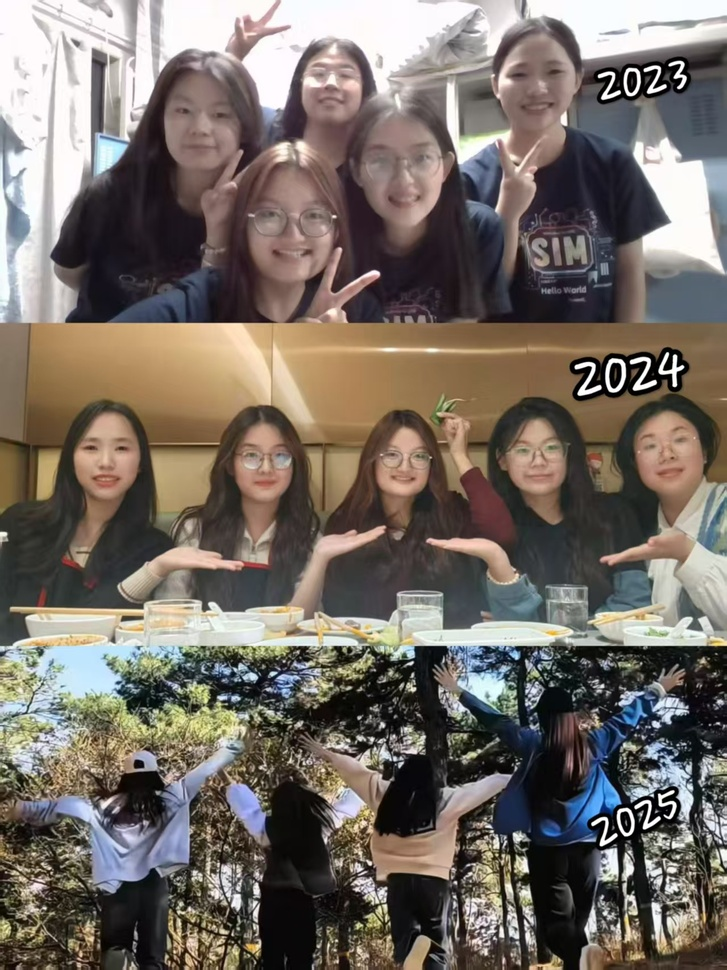
#> input picture data/testA/6023.jpg, 727 x 970 px, shrunk from 1279 x 1706 before the run
$ python test_saliency_step.py ../../../data/testA/6023.jpg
#> lines starting #> are read from the running program, lines starting #| are printed output that depends on the picture
### old_backup/crop/candidate_generator.py


from __future__ import annotations
import random
from typing import Dict, List, Optional
from crop.bbox_utils import BBox


_DEFAULT_SCALE_GRID: dict[float, int] = {
    0.20: 12,
    0.25: 12,
    0.30: 12,
    0.35: 11,
    0.40: 11,
    0.50: 8,
}


def generate_candidates(
    img_w: int,
    img_h: int,
    jitter_ratio: float = 0.05,
    seed: int = 42,
    scale_grid: Optional[Dict[float, int]] = None,
) -> List[BBox]:
    rng = random.Random(seed)
    seen: set[tuple] = set()
    candidates: List[BBox] = []
    active_scale_grid = scale_grid or _DEFAULT_SCALE_GRID

    for scale, grid_n in active_scale_grid.items():
        crop_w = int(img_w * scale)
        crop_h = int(img_h * scale)

        if crop_w < 32 or crop_h < 32:
            continue

        if crop_w >= img_w or crop_h >= img_h:
            continue
        jitter_x = int(crop_w * jitter_ratio)
        jitter_y = int(crop_h * jitter_ratio)

        for i in range(grid_n):
            for j in range(grid_n):
                x = int(i * (img_w - crop_w) / (grid_n - 1)) if grid_n > 1 else 0
                y = int(j * (img_h - crop_h) / (grid_n - 1)) if grid_n > 1 else 0

                # jitter 扰动，避免纯规则网格漏掉边界附近最优位置
                if jitter_x > 0:
                    x += rng.randint(-jitter_x, jitter_x)
                if jitter_y > 0:
                    y += rng.randint(-jitter_y, jitter_y)

                x = max(0, min(x, img_w - crop_w))
                y = max(0, min(y, img_h - crop_h))

                key = (x, y, x + crop_w, y + crop_h)
                if key in seen:
                    continue
                seen.add(key)

                candidates.append(BBox(x, y, x + crop_w, y + crop_h, scale))

    return candidates

### old_backup/saliency/detector.py
import cv2
import numpy as np
import time
from typing import Tuple, Optional
from pathlib import Path

import os
# ========== 设置模型下载路径（如需使用 U²-Net）==========
#MODEL_DIR = r"D:\U2NET"
#os.environ['U2NET_HOME'] = MODEL_DIR
#os.makedirs(MODEL_DIR, exist_ok=True)

# ---------- 基类 ----------
class SaliencyDetector:
    def __init__(self, name: str):
        self.name = name

    def detect(self, image: np.ndarray) -> np.ndarray:
        """输入BGR图像，输出float32显著图，范围[0,1]"""
        raise NotImplementedError

# ---------- 1. 谱残差 (纯NumPy实现) ----------
'''class SpectralResidualDetector(SaliencyDetector):
    def __init__(self):
        super().__init__("SpectralResidual")

    def detect(self, image: np.ndarray) -> np.ndarray:
        gray = cv2.cvtColor(image, cv2.COLOR_BGR2GRAY).astype(np.float32)
        fft = np.fft.fft2(gray)
        magnitude = np.abs(fft)
        phase = np.angle(fft)
        log_mag = np.log(magnitude + 1e-8)
        kernel = np.ones((3,3)) / 9.0
        smooth_log_mag = cv2.filter2D(log_mag, -1, kernel)
        spectral_residual = log_mag - smooth_log_mag
        sal_map = np.abs(np.fft.ifft2(np.exp(spectral_residual + 1j * phase)))
        sal_map = (sal_map - sal_map.min()) / (sal_map.max() - sal_map.min() + 1e-8)
        return sal_map.astype(np.float32)

# ---------- 2. HC (Histogram Contrast) 简化版 ----------
class HCDetector(SaliencyDetector):
    def __init__(self):
        super().__init__("HC")

    def detect(self, image: np.ndarray) -> np.ndarray:
        lab = cv2.cvtColor(image, cv2.COLOR_BGR2LAB).astype(np.float32)
        h, w = lab.shape[:2]
        pixels = lab.reshape(-1, 3)
        if len(pixels) > 5000:
            idx = np.random.choice(len(pixels), 5000, replace=False)
            sample = pixels[idx]
        else:
            sample = pixels
        sal_sample = np.zeros(len(sample))
        for i, p in enumerate(sample):
            dist = np.linalg.norm(sample - p, axis=1)
            sal_sample[i] = np.mean(dist)
        sal_sample = (sal_sample - sal_sample.min()) / (sal_sample.max() - sal_sample.min() + 1e-8)
        if len(sample) < len(pixels):
            sal_map = np.ones(len(pixels)) * np.mean(sal_sample)
        else:
            sal_map = sal_sample
        sal_map = sal_map.reshape(h, w).astype(np.float32)
        sal_map = cv2.GaussianBlur(sal_map, (5,5), 1)
        return sal_map
'''

# ---------- 3. FT (Frequency Tuned) ----------
class FTDetector(SaliencyDetector):
    def __init__(self):
        super().__init__("FT")

    def detect(self, image: np.ndarray) -> np.ndarray:
        blurred = cv2.GaussianBlur(image, (5,5), 1)
        lab = cv2.cvtColor(blurred, cv2.COLOR_BGR2LAB).astype(np.float32)
        mean_L = np.mean(lab[:,:,0])
        mean_a = np.mean(lab[:,:,1])
        mean_b = np.mean(lab[:,:,2])
        diff_L = lab[:,:,0] - mean_L
        diff_a = lab[:,:,1] - mean_a
        diff_b = lab[:,:,2] - mean_b
        sal_map = np.sqrt(diff_L**2 + diff_a**2 + diff_b**2)
        sal_map = (sal_map - sal_map.min()) / (sal_map.max() - sal_map.min() + 1e-8)
        sal_map = cv2.GaussianBlur(sal_map, (3,3), 0.5)
        return sal_map.astype(np.float32)

# ---------- 4. U²-Net via rembg（无需手动定义网络结构）----------
'''try:
    from rembg import remove
    import numpy as np
    import cv2
    REMBG_AVAILABLE = True
except ImportError:
    REMBG_AVAILABLE = False
    print("警告: rembg未安装，请运行 pip install rembg")

if REMBG_AVAILABLE:
    class U2NetRembgDetector(SaliencyDetector):
        def __init__(self):
            super().__init__("U2Net_Rembg")
            # rembg 会在首次使用时自动下载模型到 ~/.u2net/u2net.onnx

        def detect(self, image: np.ndarray) -> np.ndarray:
            # 输入 BGR，需要转 RGB
            rgb = cv2.cvtColor(image, cv2.COLOR_BGR2RGB)
            # only_mask=True 返回前景掩膜 (0-255 uint8)
            mask = remove(rgb, only_mask=True)
            # 转换为 float32 并归一化到 [0,1]
            sal_map = np.array(mask, dtype=np.float32) / 255.0
            return sal_map

'''

# ========== 全局默认检测器（用于 saliency_utils）==========
_default_detector = None

# [5 lines left out: function get_default_detector, not called in this run]

### old_backup/saliency/saliency_utils.py
"""
显著性工具函数：提供显著图获取、候选框评分、后处理、取景框提取、IoU计算、候选框筛选以及主体中心/边界框提取等
"""

import cv2
import numpy as np
from typing import Tuple, Optional, List
from saliency.detector import get_default_detector
from crop.bbox_utils import BBox

_detector = None

# [64 lines left out: functions _get_detector, get_saliency_map, get_saliency_score, postprocess_saliency, extract_bbox_from_framing, compute_iou, not called in this run]

def score_by_center_bias(sal_map: np.ndarray, bbox: BBox, center_bias: float = 0.3) -> float:
    roi = sal_map[bbox.y1:bbox.y2, bbox.x1:bbox.x2]
    if roi.size == 0:
        return 0.0
    mean_score = roi.mean()
    total = sal_map.sum()
    if total == 0:
        return mean_score
    h, w = sal_map.shape
    y_coords, x_coords = np.meshgrid(np.arange(h), np.arange(w), indexing='ij')
    cx_sal = (x_coords * sal_map).sum() / total
    cy_sal = (y_coords * sal_map).sum() / total
    cx_box = (bbox.x1 + bbox.x2) / 2
    cy_box = (bbox.y1 + bbox.y2) / 2
    diag = np.hypot(w, h)
    dist = np.hypot(cx_sal - cx_box, cy_sal - cy_box) / diag
    center_score = 1.0 - dist
    return mean_score * (1 - center_bias) + center_score * center_bias

def filter_top_bboxes_by_percentile(sal_map: np.ndarray,
                                    candidates: List[BBox],
                                    top_percent: float = 0.3,
                                    num_segments: int = 3):
    scored = [(bbox, score_by_center_bias(sal_map, bbox)) for bbox in candidates]
    scored.sort(key=lambda x: x[1], reverse=True)
    k = max(1, int(len(scored) * top_percent))
    top_bboxes = [bbox for bbox, _ in scored[:k]]
    top_scores = [score for _, score in scored[:k]]
    seg_len = k // num_segments
    segment_indices = []
    for i in range(k):
        if i < seg_len:
            seg = 0
        elif i < 2 * seg_len:
            seg = 1
        else:
            seg = 2
        segment_indices.append(seg)
    return top_bboxes, top_scores, segment_indices

# [36 lines left out: functions get_subject_center, get_subject_bbox, not called in this run]

### old_backup/experiments/steps/test_saliency_step.py
from pathlib import Path
import sys

sys.path.append(str(Path(__file__).parent.parent.parent))

import cv2

from crop.candidate_generator import generate_candidates
from saliency.detector import FTDetector
from saliency.saliency_utils import filter_top_bboxes_by_percentile


def main(image_path: str, top_percent: float = 0.3):
#> called with image_path = '../../../data/testA/6023.jpg', top_percent = 0.3
    img = cv2.imread(image_path)
#> img is the input picture: shape (970, 727, 3); mean B, G, R 101.8, 109.3, 117.8
    if img is None:
        raise ValueError(f"无法读取图片: {image_path}")
    h, w = img.shape[:2]
    candidates = generate_candidates(w, h)
    sal_map = FTDetector().detect(img)
#> in detect, `lab = cv2.cvtColor(blurred, cv2.COLOR_BGR2LAB).astype(np.float32)`:
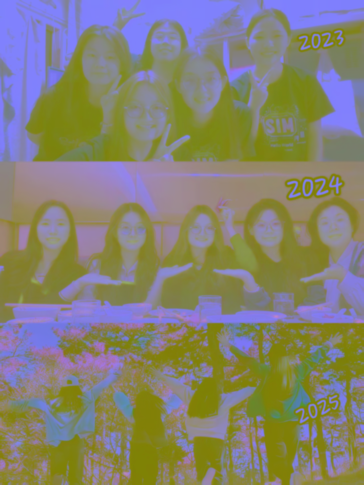
#> lab: shape (970, 727, 3) float32 (shown at 1/2 size); mean B, G, R 115.7, 130.5, 133.4
#> in detect, `mean_L = np.mean(lab[:,:,0])`: mean_L = 115.7
#> in detect, `mean_a = np.mean(lab[:,:,1])`: mean_a = 130.5
#> in detect, `mean_b = np.mean(lab[:,:,2])`: mean_b = 133.4
#> in detect, `diff_L = lab[:,:,0] - mean_L`:
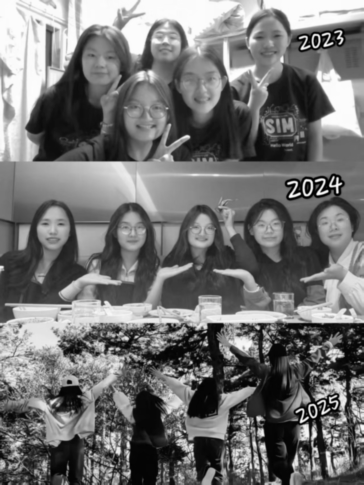
#> diff_L: shape (970, 727) float32 (shown at 1/2 size); min -114.7, max 139.3, mean 0; drawn with min black and max white
#> in detect, `diff_a = lab[:,:,1] - mean_a`:
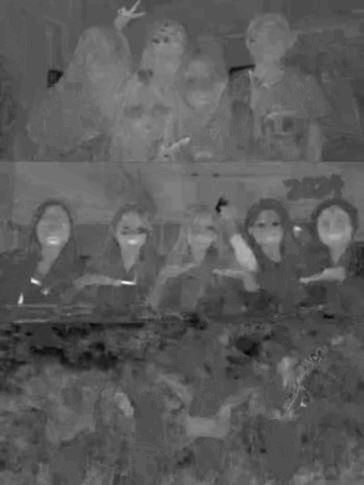
#> diff_a: shape (970, 727) float32 (shown at 1/2 size); min -21.53, max 38.47, mean 0; drawn with min black and max white
#> in detect, `diff_b = lab[:,:,2] - mean_b`:
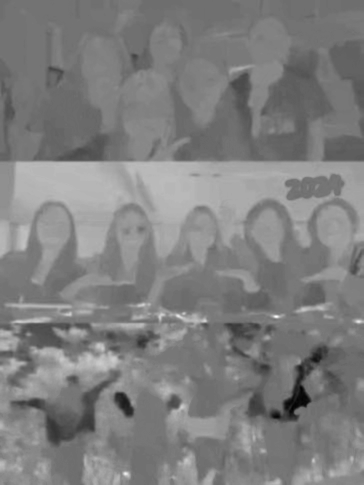
#> diff_b: shape (970, 727) float32 (shown at 1/2 size); min -56.42, max 56.58, mean 0; drawn with min black and max white
#> in detect, `sal_map = np.sqrt(diff_L**2 + diff_a**2 + diff_b**2)`:
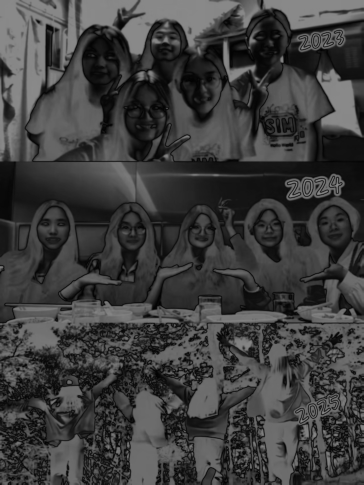
#> sal_map: shape (970, 727) float32 (shown at 1/2 size); min 0.691, max 139.4, mean 62
#> in detect, `sal_map = (sal_map - sal_map.min()) / (sal_map.max() - sal_map.min() +..`:
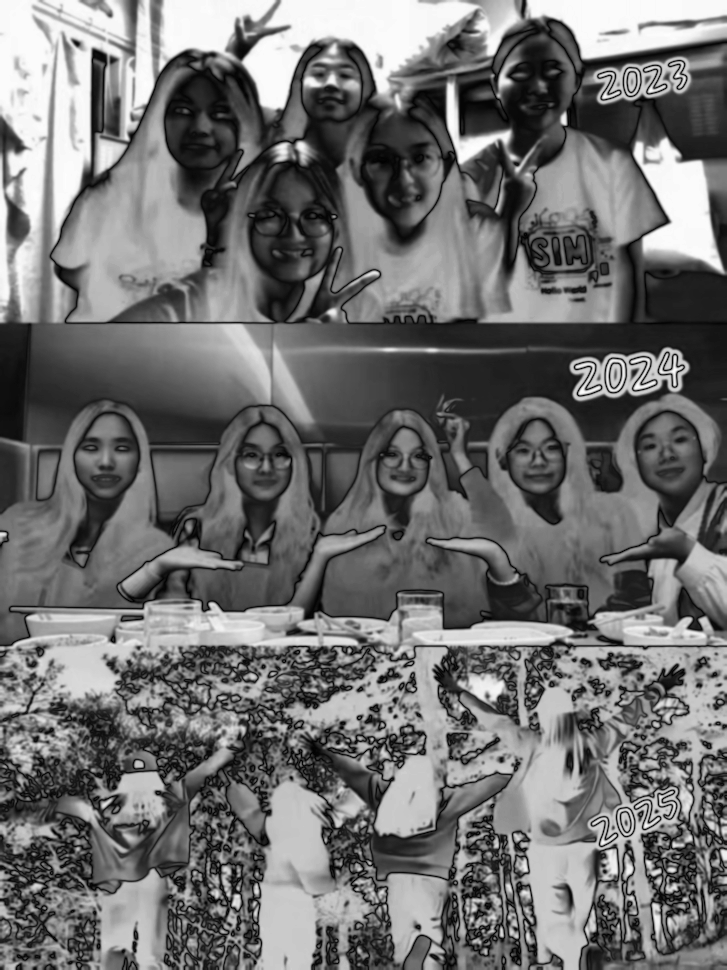
#> sal_map: shape (970, 727) float32; min 0, max 1, mean 0.442
    top_bboxes, top_scores, seg_ids = filter_top_bboxes_by_percentile(sal_map, candidates, top_percent=top_percent)
#> in filter_top_bboxes_by_percentile, `scored = [(bbox, score_by_center_bias(sal_map, bbox)) for bbox in cand..`: scored = 738 items
#> in filter_top_bboxes_by_percentile, `k = max(1, int(len(scored) * top_percent))`: k = 221
#> in filter_top_bboxes_by_percentile, `top_bboxes = [bbox for bbox, _ in scored[:k]]`: top_bboxes = 221 items
#> in filter_top_bboxes_by_percentile, `top_scores = [score for _, score in scored[:k]]`: top_scores = 221 values, max 0.714 at index 0, min 0.547 at index 220, mean 0.566
#> in filter_top_bboxes_by_percentile, `seg_len = k // num_segments`: seg_len = 73
#> after the loop in filter_top_bboxes_by_percentile, `for i in range(k):`: segment_indices = 221 values from 0 to 2
#> top_bboxes = 221 items; seg_ids = 221 values from 0 to 2
    print(f"image={Path(image_path).name}")
    print(f"top_percent={top_percent}")
    print(f"all_candidates={len(candidates)}")
#| all_candidates=738
    print(f"top_bboxes={len(top_bboxes)}")
#| top_bboxes=221
    if top_scores:
        print(f"score_range=({min(top_scores):.4f}, {max(top_scores):.4f})")
#| score_range=(0.5470, 0.7144)
    print(f"segment_hist={[seg_ids.count(i) for i in range(3)]}")
#| segment_hist=[73, 73, 75]


if __name__ == "__main__":
    import argparse

    parser = argparse.ArgumentParser(description="显著性筛选测试")
    parser.add_argument("image_path")
    parser.add_argument("--top_percent", type=float, default=0.3)
    args = parser.parse_args()
    main(args.image_path, args.top_percent)

$ run again, on data/testA/A08.jpg
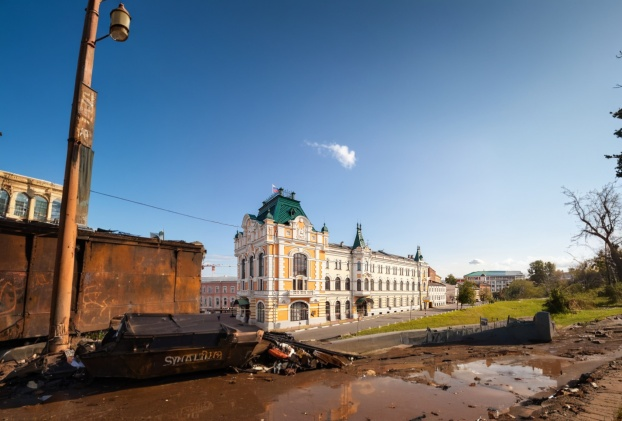
#> input picture data/testA/A08.jpg, 622 x 421 px
#> in main, img is the input picture: shape (421, 622, 3); mean B, G, R 133.4, 121, 110.3
#> in detect, `lab = cv2.cvtColor(blurred, cv2.COLOR_BGR2LAB).astype(np.float32)`:
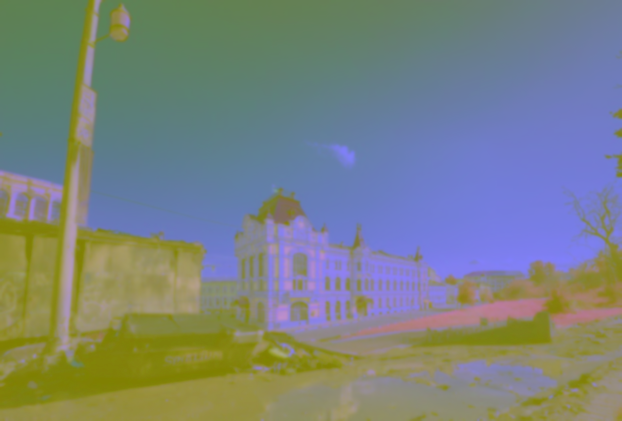
#> lab: shape (421, 622, 3) float32; mean B, G, R 128.1, 130.5, 121.5
#> mean_L = 128.1
#> mean_a = 130.6
#> mean_b = 121.5
#> in detect, `sal_map = (sal_map - sal_map.min()) / (sal_map.max() - sal_map.min() +..`:
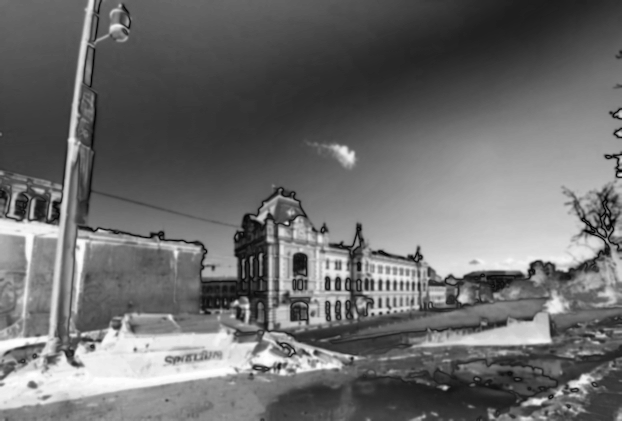
#> sal_map: shape (421, 622) float32; min 0, max 1, mean 0.424
#> scored = 738 items
#> k = 221
#> in filter_top_bboxes_by_percentile, `top_bboxes = [bbox for bbox, _ in scored[:k]]`: top_bboxes = 221 items
#> in filter_top_bboxes_by_percentile, `top_scores = [score for _, score in scored[:k]]`: top_scores = 221 values, max 0.755 at index 0, min 0.601 at index 220, mean 0.644
#> seg_len = 73
#> after the loop in filter_top_bboxes_by_percentile, `for i in range(k):`: segment_indices = 221 values from 0 to 2
#> in main, `top_bboxes, top_scores, seg_ids = filter_top_bboxes_by_percentile(sal_..`: top_bboxes = 221 items; seg_ids = 221 values from 0 to 2
#| all_candidates=738
#| top_bboxes=221
#| score_range=(0.6014, 0.7548)
#| segment_hist=[73, 73, 75]

$ run again, on data/testA/A09_framing.jpg
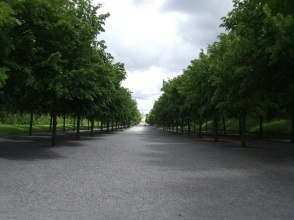
#> input picture data/testA/A09_framing.jpg, 294 x 220 px
#> in main, img is the input picture: shape (220, 294, 3); mean B, G, R 85.7, 93.8, 86.8
#> in detect, `lab = cv2.cvtColor(blurred, cv2.COLOR_BGR2LAB).astype(np.float32)`:
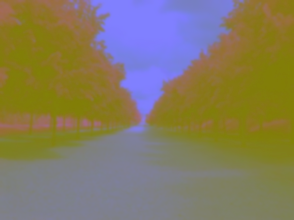
#> lab: shape (220, 294, 3) float32; mean B, G, R 95.3, 123.4, 132.1
#> mean_L = 95.32
#> mean_a = 123.4
#> mean_b = 132.1
#> in detect, `sal_map = (sal_map - sal_map.min()) / (sal_map.max() - sal_map.min() +..`:
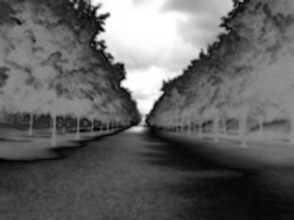
#> sal_map: shape (220, 294) float32; min 0, max 1, mean 0.385
#> scored = 738 items
#> k = 221
#> in filter_top_bboxes_by_percentile, `top_bboxes = [bbox for bbox, _ in scored[:k]]`: top_bboxes = 221 items
#> in filter_top_bboxes_by_percentile, `top_scores = [score for _, score in scored[:k]]`: top_scores = 221 values, max 0.933 at index 0, min 0.552 at index 220, mean 0.673
#> seg_len = 73
#> after the loop in filter_top_bboxes_by_percentile, `for i in range(k):`: segment_indices = 221 values from 0 to 2
#> in main, `top_bboxes, top_scores, seg_ids = filter_top_bboxes_by_percentile(sal_..`: top_bboxes = 221 items; seg_ids = 221 values from 0 to 2
#| all_candidates=738
#| top_bboxes=221
#| score_range=(0.5520, 0.9333)
#| segment_hist=[73, 73, 75]
